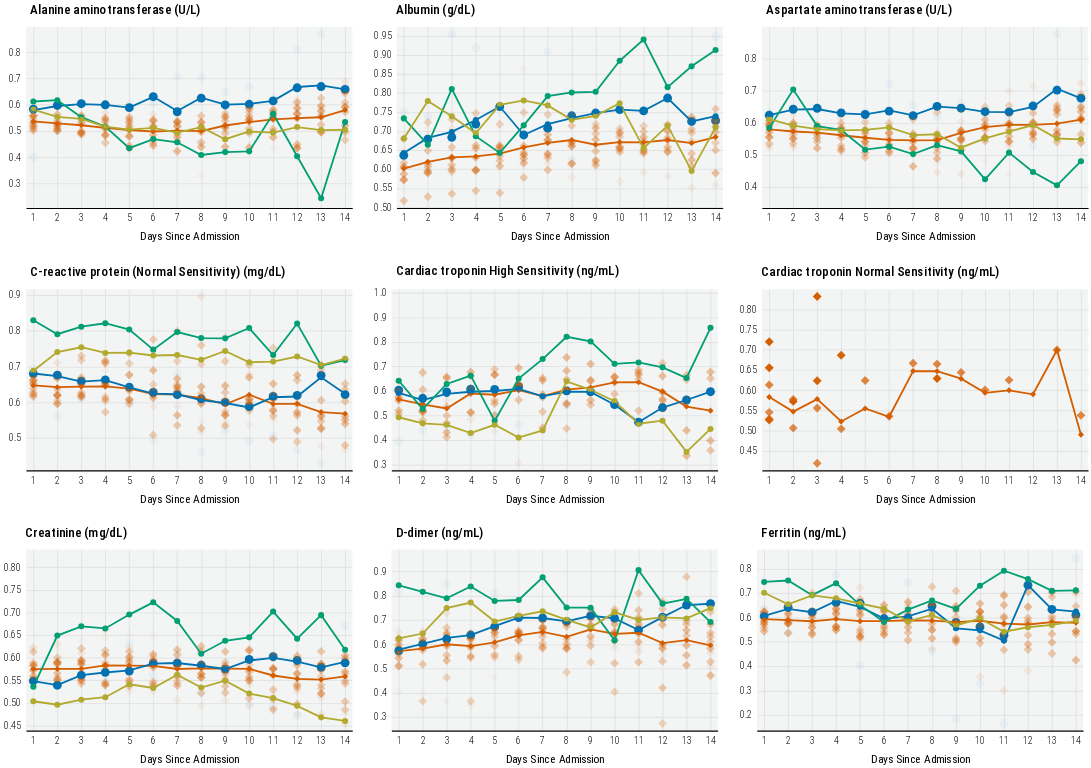

Notebook cell for this chart:
### Code cell
def plot_lab(df=None, lab='Neutrophil count (10*3/uL)', is_country=True):
    d = df.copy()
    d = d[d.lab == lab]
    
    showLegend = False
    if lab == 'Lactate dehydrogenase (U/L)':
        showLegend = True
    
    """
    Country-Level
    """
    dm = d[d.siteid.str.contains('META')].copy()
    dm.siteid = dm.siteid.apply(lambda x: x.replace('META-', ''))
    color_scale=alt.Scale(domain=countries, range=country_colors)
    
    plot = alt.Chart(
        dm
    ).mark_line(
#         point=True,
        size=2.5,
#         stroke='black',
        opacity=1
    ).encode(
        x=alt.X("day:Q", title='Days Since Admission', axis=alt.Axis(labelAngle=0, tickCount=10), scale=alt.Scale(clamp=True, nice=False, padding=10)),
        y=alt.Y("value:Q", title=None, scale=alt.Scale(zero=False, nice=False, padding=10)),
        shape=alt.Shape("siteid:N", title='Continent', scale=alt.Scale(domain=['USA', 'EUROPE'], range=['diamond', 'circle']), legend=alt.Legend() if showLegend else None),
        color=alt.Color("siteid:N", title='Country & Continent', scale=color_scale, legend=alt.Legend() if showLegend else None),
    ).properties(
        width=450,
        height=250
    )
    
    point = plot.mark_point(
        filled=True,
        opacity=1,
        size=30
    ).encode(
        color=alt.Color("siteid:N", title='Country & Continent', scale=color_scale)
    )
    

    cp = (plot + point) # if is_country else plot

    """
    Site-Level
    """
    dm = d[~d.siteid.str.contains('META')].copy()
    color_scale=alt.Scale(domain=sites, range=site_colors)

    plot = alt.Chart(
        dm
    ).mark_line(
#         point=True,
        size=2.5,
#         stroke='black',
        opacity=0
    ).encode(
        x=alt.X("day:Q", title='Days Since Admission', axis=alt.Axis(labelAngle=0, tickCount=10), scale=alt.Scale(clamp=True, nice=False, padding=10)),
        y=alt.Y("value:Q", title=None, scale=alt.Scale(zero=False, nice=False, padding=10)),
        color=alt.Color("siteid:N", title=None, scale=color_scale, legend=None),
    ).properties(
        width=450,
        height=250
    )
    
    point = plot.mark_point(
        filled=True,
        opacity=0.5,
        size=150
    ).encode(
        color=alt.Color("siteid:N", title=None, scale=alt.Scale(domain=sites, range=site_colors), legend=None),
#         size=alt.Size('N:Q', title='Sample Size', legend=alt.Legend() if showLegend else None),
        
#         color=alt.Color("N:Q", title='Sample Size', legend=alt.Legend() if showLegend else None),
        shape=alt.Shape("siteid:N", title=None, scale=alt.Scale(domain=sites, range=site_shapes), legend=None),
        
        opacity=alt.Opacity('N:Q', title='Sample Size', scale=alt.Scale(range=[0, 1]), legend=alt.Legend() if showLegend else None)
    )
    

    sp = (plot + point) # if is_country else plot
    
    """
    Combine
    """
    plot = (sp + cp).resolve_scale(color='independent', size='independent', shape='independent', opacity='independent')
    
    plot = plot.properties(
        title={
            "text": [
                f"{lab}",
            ],
            "dx": 30,
            'fontSize': 18,
            "subtitleColor": "gray",
        }
    )

    return plot

# plot = plot_lab(df=df)

p1 = alt.hconcat(*(
   plot_lab(df=df, lab=lab, is_country=True) for lab in unique_labs[0:3]
), spacing=30)#.resolve_scale(color='shared', shape='shared', stroke='independent', size='independent')

p2 = alt.hconcat(*(
   plot_lab(df=df, lab=lab, is_country=True) for lab in unique_labs[3:6]
), spacing=30)#.resolve_scale(color='shared', shape='shared', stroke='independent', size='independent')

p3 = alt.hconcat(*(
   plot_lab(df=df, lab=lab, is_country=True) for lab in unique_labs[6:9]
), spacing=30)#.resolve_scale(color='shared', shape='shared', stroke='independent', size='independent')

plot = alt.vconcat(p1, p2, p3, spacing=30)#.resolve_scale(color='shared')

# plot = plot.properties(
#     title={
#         "text": [
#             f"Lab Trajectory",
#         ],
#         "dx": 30,
# #         "subtitle": [
# #             get_visualization_subtitle(data_release=data_release, with_num_sites=False)
# #         ],
#         "subtitleColor": "gray",
#     }
# )

plot = apply_theme(
    plot,
    axis_y_title_font_size=16,
    title_anchor='start',
    legend_orient='right',
    legend_title_orient='top',
    axis_label_font_size=14,
    header_label_font_size=16,
    subtitle_font_size=18,
#     point_size=100
)

plot
